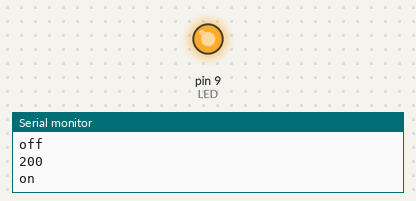
Simulated run of this sketch. Board: Arduino Uno, built with avr-gcc and run on an emulated ATmega328P. Parts: output pins drawn as LEDs (lit = HIGH), the last lines printed to the serial monitor.

Above: at 0.75 s.
At 8.5 s:
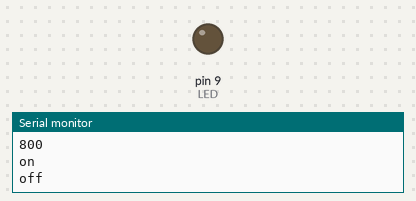
Timing chart, 0 to 11.7 s (numbered marks = the images above):
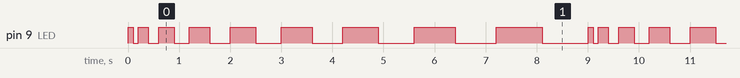

Measured:
- by itself, pin 9 (LED): repeats every 9.0 s: LOW 0.10 s, HIGH 0.20 s, LOW 0.20 s, HIGH 0.30 s, LOW 0.30 s, HIGH 0.40 s, LOW 0.40 s, HIGH 0.50 s, LOW 0.50 s, HIGH 0.60 s, LOW 0.60 s, HIGH 0.70 s, LOW 0.70 s, HIGH 0.80 s, LOW 0.80 s, HIGH 0.90 s, LOW 0.90 s, HIGH 0.10 s
- by itself, everything shown: repeats every 9.0 s, in 18 steps

The sketch:

Digital_Output_pin09.ino
```cpp
//Global Variable
const int LED = 9;

void setup() {
  pinMode(LED, OUTPUT);
  //digitalWrite(LED, HIGH);
  //Serial : Communication to Monitoring (As Console)
  Serial.begin(9600);
}

void loop() {
  for(int i = 100; i<1000; i+=100){
    digitalWrite(LED, HIGH);
    Serial.println("on");
    delay(i);
    digitalWrite(LED, LOW);
    Serial.println("off");
    delay(i);
    Serial.println(i);
  }
}
```
